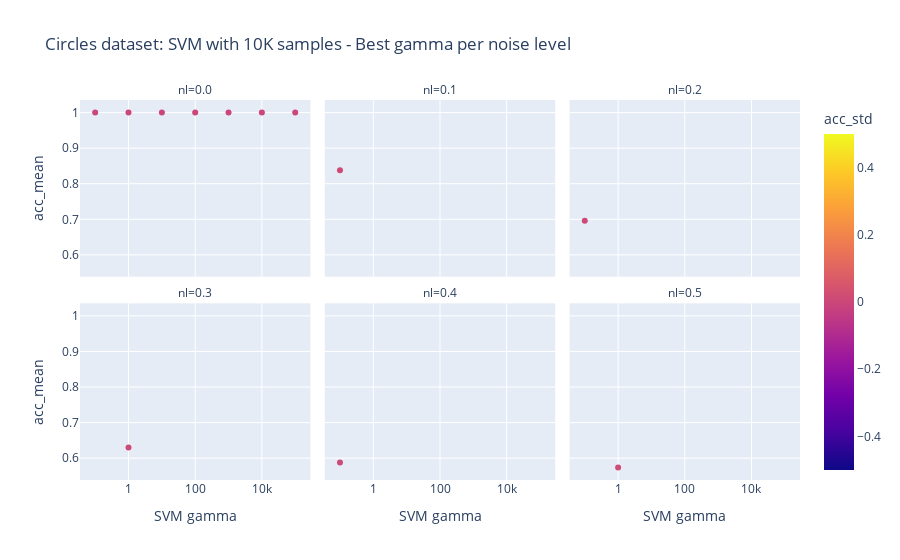

The cell this chart's notebook holds for it:
### Code cell
best_gamma_per_nl_10K_df = circles_df.groupby(['nl']).apply(lambda grp: grp[grp.acc_mean == grp.acc_mean.max()]).reset_index(drop=True)
px.scatter(best_gamma_per_nl_10K_df, x='svm_gamma', labels = {'svm_gamma': 'SVM gamma'}, y='acc_mean', 
           log_x=True,
           color = 'acc_std',
           facet_col = 'nl', facet_col_wrap = 3,
           title="Circles dataset: SVM with 10K samples - Best gamma per noise level")

### Figure 1 — Plotly figure (JSON) as saved in the notebook; plotly's stock layout.template omitted (floating-point values rounded to 4 significant figures)
{"data": [{"hovertemplate": "nl=0.0<br>SVM gamma=%{x}<br>acc_mean=%{y}<br>acc_std=%{marker.color}<extra></extra>", "legendgroup": "", "marker": {"color": [0, 0, 0, 0, 0, 0, 0], "coloraxis": "coloraxis", "symbol": "circle"}, "mode": "markers", "name": "", "orientation": "v", "showlegend": false, "type": "scatter", "x": [0.1, 1, 10, 100, 1000, 10000, 100000], "xaxis": "x4", "y": [1, 1, 1, 1, 1, 1, 1], "yaxis": "y4"}, {"hovertemplate": "nl=0.1<br>SVM gamma=%{x}<br>acc_mean=%{y}<br>acc_std=%{marker.color}<extra></extra>", "legendgroup": "", "marker": {"color": [0.0121], "coloraxis": "coloraxis", "symbol": "circle"}, "mode": "markers", "name": "", "orientation": "v", "showlegend": false, "type": "scatter", "x": [0.1], "xaxis": "x5", "y": [0.8378], "yaxis": "y5"}, {"hovertemplate": "nl=0.2<br>SVM gamma=%{x}<br>acc_mean=%{y}<br>acc_std=%{marker.color}<extra></extra>", "legendgroup": "", "marker": {"color": [0.0116], "coloraxis": "coloraxis", "symbol": "circle"}, "mode": "markers", "name": "", "orientation": "v", "showlegend": false, "type": "scatter", "x": [0.1], "xaxis": "x6", "y": [0.6959], "yaxis": "y6"}, {"hovertemplate": "nl=0.3<br>SVM gamma=%{x}<br>acc_mean=%{y}<br>acc_std=%{marker.color}<extra></extra>", "legendgroup": "", "marker": {"color": [0.0107], "coloraxis": "coloraxis", "symbol": "circle"}, "mode": "markers", "name": "", "orientation": "v", "showlegend": false, "type": "scatter", "x": [1], "xaxis": "x", "y": [0.6297], "yaxis": "y"}, {"hovertemplate": "nl=0.4<br>SVM gamma=%{x}<br>acc_mean=%{y}<br>acc_std=%{marker.color}<extra></extra>", "legendgroup": "", "marker": {"color": [0.0121], "coloraxis": "coloraxis", "symbol": "circle"}, "mode": "markers", "name": "", "orientation": "v", "showlegend": false, "type": "scatter", "x": [0.1], "xaxis": "x2", "y": [0.5878], "yaxis": "y2"}, {"hovertemplate": "nl=0.5<br>SVM gamma=%{x}<br>acc_mean=%{y}<br>acc_std=%{marker.color}<extra></extra>", "legendgroup": "", "marker": {"color": [0.0162], "coloraxis": "coloraxis", "symbol": "circle"}, "mode": "markers", "name": "", "orientation": "v", "showlegend": false, "type": "scatter", "x": [1], "xaxis": "x3", "y": [0.574], "yaxis": "y3"}], "layout": {"annotations": [{"font": {}, "showarrow": false, "text": "nl=0.3", "x": 0.16, "xanchor": "center", "xref": "paper", "y": 0.465, "yanchor": "bottom", "yref": "paper"}, {"font": {}, "showarrow": false, "text": "nl=0.4", "x": 0.5, "xanchor": "center", "xref": "paper", "y": 0.465, "yanchor": "bottom", "yref": "paper"}, {"font": {}, "showarrow": false, "text": "nl=0.5", "x": 0.84, "xanchor": "center", "xref": "paper", "y": 0.465, "yanchor": "bottom", "yref": "paper"}, {"font": {}, "showarrow": false, "text": "nl=0.0", "x": 0.16, "xanchor": "center", "xref": "paper", "y": 1.0, "yanchor": "bottom", "yref": "paper"}, {"font": {}, "showarrow": false, "text": "nl=0.1", "x": 0.5, "xanchor": "center", "xref": "paper", "y": 1.0, "yanchor": "bottom", "yref": "paper"}, {"font": {}, "showarrow": false, "text": "nl=0.2", "x": 0.84, "xanchor": "center", "xref": "paper", "y": 1.0, "yanchor": "bottom", "yref": "paper"}], "autosize": true, "coloraxis": {"colorbar": {"title": {"text": "acc_std"}}, "colorscale": [[0, "#0d0887"], [0.1111, "#46039f"], [0.2222, "#7201a8"], [0.3333, "#9c179e"], [0.4444, "#bd3786"], [0.5556, "#d8576b"], [0.6667, "#ed7953"], [0.7778, "#fb9f3a"], [0.8889, "#fdca26"], [1, "#f0f921"]]}, "legend": {"tracegroupgap": 0}, "title": {"text": "Circles dataset: SVM with 10K samples - Best gamma per noise level"}, "xaxis": {"anchor": "y", "autorange": true, "domain": [0, 0.32], "range": [-1.476, 5.476], "title": {"text": "SVM gamma"}, "type": "log"}, "xaxis2": {"anchor": "y2", "autorange": true, "domain": [0.34, 0.66], "matches": "x", "range": [-1.476, 5.476], "title": {"text": "SVM gamma"}, "type": "log"}, "xaxis3": {"anchor": "y3", "autorange": true, "domain": [0.68, 1.0], "matches": "x", "range": [-1.476, 5.476], "title": {"text": "SVM gamma"}, "type": "log"}, "xaxis4": {"anchor": "y4", "autorange": true, "domain": [0, 0.32], "matches": "x", "range": [-1.476, 5.476], "showticklabels": false, "type": "log"}, "xaxis5": {"anchor": "y5", "autorange": true, "domain": [0.34, 0.66], "matches": "x", "range": [-1.476, 5.476], "showticklabels": false, "type": "log"}, "xaxis6": {"anchor": "y6", "autorange": true, "domain": [0.68, 1.0], "matches": "x", "range": [-1.476, 5.476], "showticklabels": false, "type": "log"}, "yaxis": {"anchor": "x", "autorange": true, "domain": [0, 0.465], "range": [0.5242, 1.05], "title": {"text": "acc_mean"}, "type": "linear"}, "yaxis2": {"anchor": "x2", "autorange": true, "domain": [0, 0.465], "matches": "y", "range": [0.5242, 1.05], "showticklabels": false, "type": "linear"}, "yaxis3": {"anchor": "x3", "autorange": true, "domain": [0, 0.465], "matches": "y", "range": [0.5242, 1.05], "showticklabels": false, "type": "linear"}, "yaxis4": {"anchor": "x4", "autorange": true, "domain": [0.535, 1.0], "matches": "y", "range": [0.5242, 1.05], "title": {"text": "acc_mean"}, "type": "linear"}, "yaxis5": {"anchor": "x5", "autorange": true, "domain": [0.535, 1.0], "matches": "y", "range": [0.5242, 1.05], "showticklabels": false, "type": "linear"}, "yaxis6": {"anchor": "x6", "autorange": true, "domain": [0.535, 1.0], "matches": "y", "range": [0.5242, 1.05], "showticklabels": false, "type": "linear"}}}
